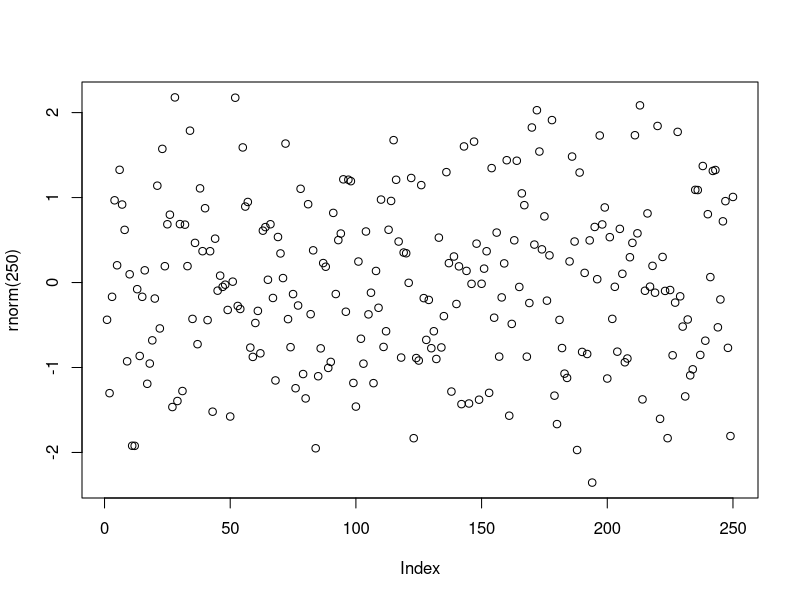

Here is the R script that generated this plot:
rm(list = ls())

obs <- 100
x <- rnorm(obs)
y <- 2 * x + rnorm(obs)
w <- runif(obs)
m <- lm(y ~ x, weights = w)
summary(m)

result <- local({
  x <- rnorm(obs)
  y <- rnorm(obs)
  (x + y) * w
})

fun <- function(var1, var2) {
  if (var1 > var2) {
    var3 <- var1 + var2
    var4 <- 1 + 2
    for (var5 in 1:10) {
       var1 + var2 + var3 + var4 + var5
    }
  } else {
    var1 - y
  }
}

fun(10, var2 = 20)

plot(rnorm(250))